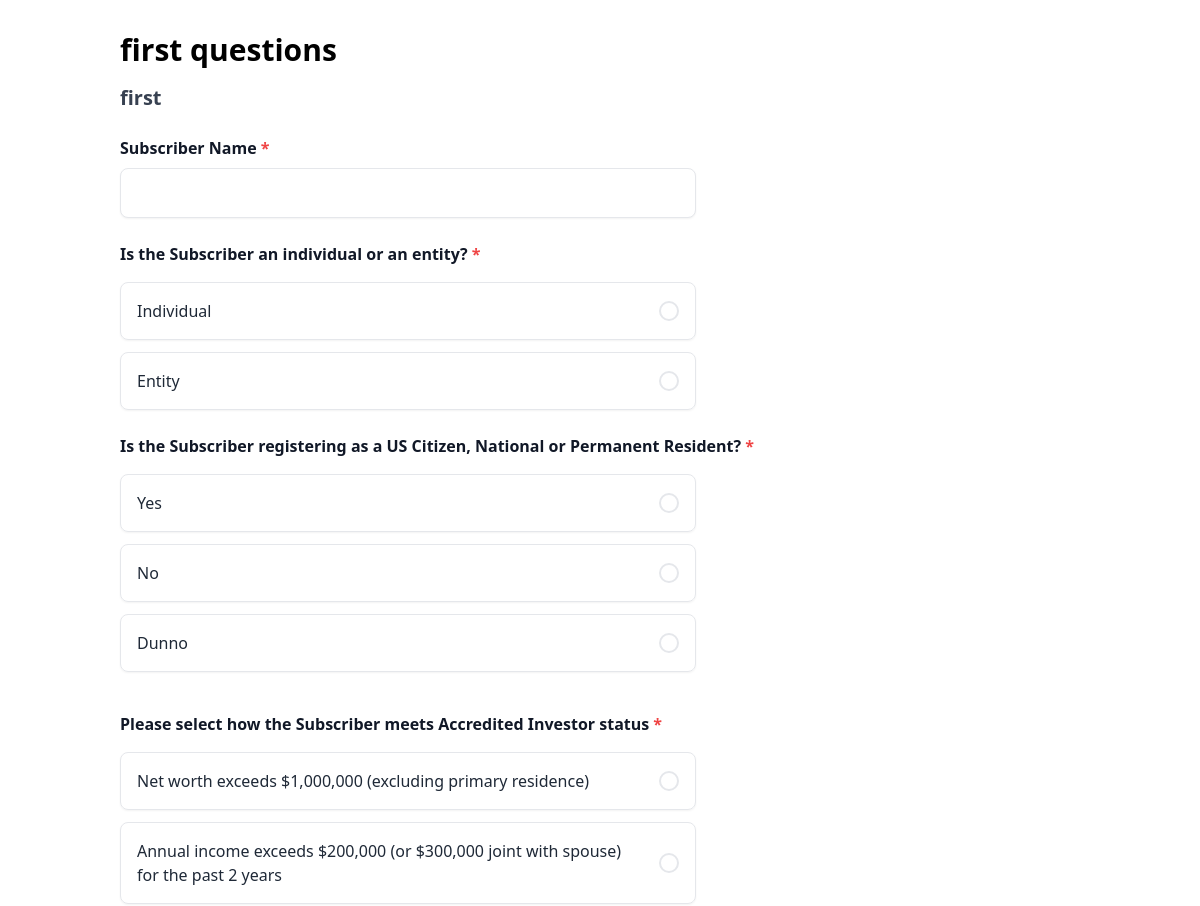
Page /questionnaire/1/page/1/ (upper part) on the earlier database version.
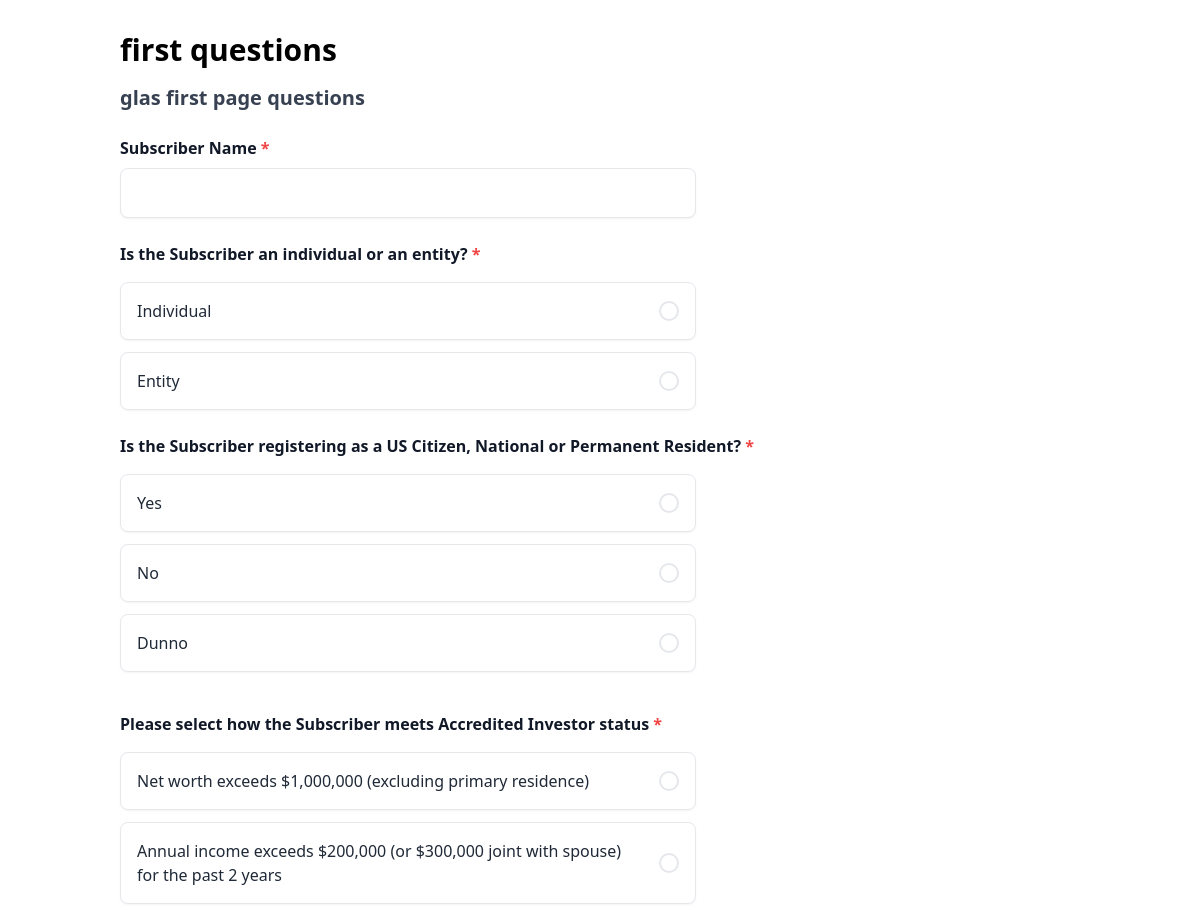
Same page on the later database version.
### Questionnaire/models.py (models this page shows, shortened)
class Questionnaire(models.Model):
    name = models.CharField(max_length=255)
    description = models.TextField(blank=True)
    completed_content = models.TextField(
        blank=True,
        help_text=(
            'Jinja2 template shown on the completion page. '
            'The questionnaire object is available as a context variable.'
        ),
    )
    created_at = models.DateTimeField(auto_now_add=True)
    updated_at = models.DateTimeField(auto_now=True)

class Page(models.Model):
    questionnaire = models.ForeignKey(
        Questionnaire, on_delete=models.CASCADE, related_name='pages'
    )
    title = models.CharField(max_length=255)
    order = models.PositiveIntegerField(default=0)
    content = models.TextField(
        help_text=(
            'Jinja2 template content. Use custom tags and context variables '
            'to compose question blocks and other components.'
        )
    )
    class Meta:
        ordering = ['order']
        unique_together = ('questionnaire', 'order')

### Questionnaire/views.py (the view, shortened to what this page needs)
# urls.py: path('<int:questionnaire_id>/page/<int:page_order>/', views.questionnaire_page, name='page'),
def questionnaire_page(request, questionnaire_id, page_order):
    questionnaire = get_object_or_404(Questionnaire, pk=questionnaire_id)
    page = get_object_or_404(Page, questionnaire=questionnaire, order=page_order)
    errors = []
    error_messages = {}
    validators_failed = {}
    rendered_content = render_page(
        page.content,
        errors=errors,
        error_messages=error_messages,
        validators_failed=validators_failed,
        questionnaire=questionnaire,
        page=page,
        data=request.POST,
    )
    return render(request, 'questionnaire/page.html', {
        'questionnaire': questionnaire,
        'page': page,
        'rendered_content': rendered_content,
        'errors': errors,
        'data': request.POST,
    })

### Questionnaire/jinja_env.py (called while the page is built)
def render_page(
    template_source: str,
    errors: list[str] | None = None,
    error_messages: dict[str, str] | None = None,
    validators_failed: dict[str, str] | None = None,
    **context,
) -> str:
    _errors_ctx.fields = set(errors or [])
    _errors_ctx.messages = error_messages or {}
    _errors_ctx.validators_failed = validators_failed or {}
    try:
        return environment.from_string(template_source).render(**context)
    finally:
        _errors_ctx.fields = set()
        _errors_ctx.messages = {}
        _errors_ctx.validators_failed = {}

### Questionnaire/templatetags/questionnaire_tags.py (called while the page is built, shortened)
def _js_str(value: str) -> str:
    return value.replace("\\", "\\\\").replace("'", "\\'")

def _make_badge(validators) -> str:
    if validators and "required" in validators:
        return (
            '<span class="ml-1 text-red-500" aria-hidden="true">*</span>'
            '<span class="sr-only"> (required)</span>'
        )
    return ""

def _in_context() -> bool:
    return getattr(_render_ctx, "active", False)

def  _field_error(name: str, expression: str) -> str:
    fields = getattr(_errors_ctx, "fields", None)
    if not (fields and name in fields):
        return ""

def answer(value: str, label: str, description: str = "") -> Markup:
    desc_html = (
        _ANSWER_DESC_TMPL % {"desc": escape(description)}
        if description
        else ""
    )
    return Markup(
        _ANSWER_TMPL % {
            "value": escape(value),
            "label": escape(label),
            "desc": desc_html,
        }
    )

def multianswer(value: str, label: str, description: str = "") -> Markup:
    desc_html = (
        _MULTI_ANSWER_DESC_TMPL % {"desc": escape(description)}
        if description
        else ""
    )
    return Markup(
        _MULTI_ANSWER_TMPL % {
            "js_value": _js_str(value),
            "html_value": escape(value),
            "label": escape(label),
            "desc": desc_html,
        }
    )

def text(
    name: str,
    label: str,
    validators=None,
    *,
    placeholder: str = "",
    multiline: bool = False,
    rows: int = 4,
) -> Markup:
    ph = f'placeholder="{escape(placeholder)}"' if placeholder else ""
    tmpl = _TEXT_AREA_TMPL if multiline else _TEXT_INPUT_TMPL
    return Markup(
        tmpl % {
            "name": escape(name),
            "label": escape(label),
            "badge": _make_badge(validators),
            "placeholder": ph,
            "rows": int(rows),
            "error": _field_error(name, "!value"),
        }
    )

### Questionnaire/templates/questionnaire/page.html (shortened to what this page needs)
{% extends "questionnaire/base.html" %}
{% block body_attrs %}x-data="questionnairePage"{% endblock %}
{% block body %}
<h1 class="text-3xl font-bold mb-4">{{ questionnaire.name }}</h1>
<h2 class="text-xl font-semibold mb-6 text-gray-700">{{ page.title }}</h2>
<form method="post" @submit="save" class="space-y-6">
    {{ rendered_content|safe }}
</form>
{% endblock %}

### Questionnaire/templates/questionnaire/base.html (shortened to what this page needs)
<!DOCTYPE html>
<html lang="en">
<head>
    <script src="https://cdn.tailwindcss.com"></script>
</head>
<body {% block body_attrs %}{% endblock %}>
    <div {% block body_wrapper_attrs %}class="container mx-auto p-4 md:p-8"{% endblock %}>
        {% block body %}{% endblock %}
    </div>
</body>
</html>

Differences in the rows shown:
changed Page: title "first" → "glas first page questions"
